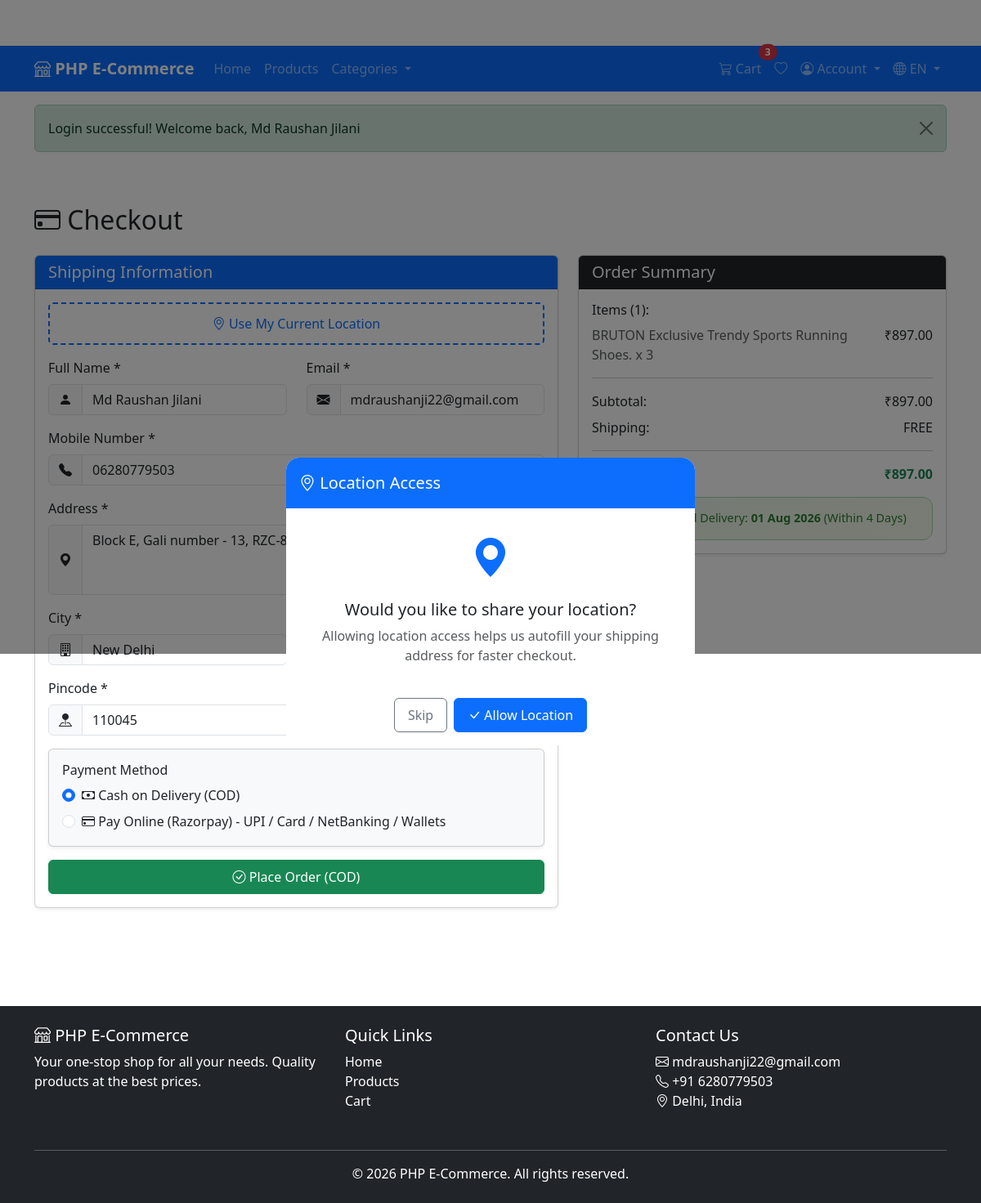
The page /checkout.php (signed in) on the database its author committed.
### tables this page shows
CREATE TABLE `users` (
  `id` int(11) NOT NULL,
  `name` varchar(100) NOT NULL,
  `email` varchar(100) NOT NULL,
  `mobile` varchar(15) NOT NULL,
  `password` varchar(255) NOT NULL,
  `address` text DEFAULT NULL,
  `city` varchar(50) DEFAULT NULL,
  `state` varchar(50) DEFAULT NULL,
  `pincode` varchar(10) DEFAULT NULL,
  `created_at` timestamp NOT NULL DEFAULT current_timestamp(),
  `updated_at` timestamp NOT NULL DEFAULT current_timestamp() ON UPDATE current_timestamp()
);

CREATE TABLE `cart` (
  `id` int(11) NOT NULL,
  `user_id` int(11) NOT NULL,
  `product_id` int(11) NOT NULL,
  `quantity` int(11) NOT NULL DEFAULT 1,
  `created_at` timestamp NOT NULL DEFAULT current_timestamp(),
  `updated_at` timestamp NOT NULL DEFAULT current_timestamp() ON UPDATE current_timestamp()
);

CREATE TABLE `products` (
  `id` int(11) NOT NULL,
  `category_id` int(11) NOT NULL,
  `title` varchar(255) NOT NULL,
  `image` varchar(255) DEFAULT NULL,
  `description` text DEFAULT NULL,
  `price` decimal(10,2) NOT NULL,
  `stock` int(11) NOT NULL DEFAULT 0,
  `status` enum('active','inactive') DEFAULT 'active',
  `created_at` timestamp NOT NULL DEFAULT current_timestamp(),
  `updated_at` timestamp NOT NULL DEFAULT current_timestamp() ON UPDATE current_timestamp()
);

### includes/functions.php (called while the page is built, shortened)
<?php
function formatPrice($price) {
    return '₹' . number_format($price, 2);
}
function getEstimatedDeliveryDate($fromDate = null) {
    $date = $fromDate ? new DateTime($fromDate) : new DateTime();
    $date->modify('+' . DELIVERY_DAYS . ' days');
    return $date;
}
function getEstimatedDeliveryDisplay($fromDate = null) {
    $deliveryDate = getEstimatedDeliveryDate($fromDate);
    return $deliveryDate->format('d M Y');
}
function loadTranslations($langCode = 'en') {
    $cacheKey = 'translations_' . $langCode;
    if (isset($_SESSION[$cacheKey])) {
        return $_SESSION[$cacheKey];
    }
    $translations = [];
    return $translations;
}
function getCurrentLang() {
    return $_SESSION['site_lang'] ?? 'en';
}
function t($key, $default = null) {
    $translations = loadTranslations(getCurrentLang());
    return $translations[$key] ?? $default ?? ucfirst(str_replace('_', ' ', $key));
}
?>

### checkout.php (the view, shortened to what this page needs)
<?php
require_once __DIR__ . '/includes/functions.php';
$db = getDB();
$userId = $_SESSION['user_id'];
$stmt = $db->prepare("
    SELECT c.id as cart_id, c.quantity, p.id as product_id, p.title, p.price, p.stock
    FROM cart c
    JOIN products p ON c.product_id = p.id
    WHERE c.user_id = ? AND p.status = 'active'
");
$stmt->execute([$userId]);
$cartItems = $stmt->fetchAll();
$subtotal = 0;
foreach ($cartItems as $item) {
    $subtotal += $item['price'] * $item['quantity'];
}
$shipping = $subtotal > 500 ? 0 : 50;
$total = $subtotal + $shipping;
$stmt = $db->prepare("SELECT * FROM users WHERE id = ?");
$stmt->execute([$userId]);
$user = $stmt->fetch();
require_once __DIR__ . '/includes/header.php';
?>
<div class="container my-5">
    <h2 class="mb-4"><i class="bi bi-credit-card"></i> <?php echo t('checkout', 'Checkout'); ?></h2>
    <div class="row">
        <div class="col-md-7">
            <div class="card mb-4">
                <div class="card-header bg-primary text-white">
                    <h5 class="mb-0"><?php echo t('shipping_info', 'Shipping Information'); ?></h5>
                </div>
                <div class="card-body">
                    <div class="mb-3">
                        <button type="button" class="btn btn-outline-primary w-100" id="useCurrentLocationBtn" onclick="useCurrentLocation()">
                            <i class="bi bi-geo-alt"></i> <?php echo t('use_current_location', 'Use My Current Location'); ?>
                        </button>
                    </div>
                    <form id="checkoutForm" method="POST" action="">
                        <div class="row">
                            <div class="col-md-6 mb-3">
                                <label for="name" class="form-label"><?php echo t('full_name', 'Full Name'); ?> *</label>
                                <div class="input-group">
                                    <span class="input-group-text"><i class="bi bi-person-fill"></i></span>
                                    <input type="text" class="form-control" id="name" name="name" required
                                           placeholder="Enter full name"
                                           value="<?php echo isset($_POST['name']) ? htmlspecialchars($_POST['name']) : htmlspecialchars($user['name']); ?>">
                                </div>
                            </div>
                            <div class="col-md-6 mb-3">
                                <label for="email" class="form-label"><?php echo t('email', 'Email'); ?> *</label>
                                <div class="input-group">
                                    <span class="input-group-text"><i class="bi bi-envelope-fill"></i></span>
                                    <input type="email" class="form-control" id="email" name="email" required
                                           placeholder="Enter email address"
                                           value="<?php echo isset($_POST['email']) ? htmlspecialchars($_POST['email']) : htmlspecialchars($user['email']); ?>">
                                </div>
                            </div>
                        </div>
                        <div class="mb-3">
                            <label for="mobile" class="form-label"><?php echo t('mobile_number', 'Mobile Number'); ?> *</label>
                            <div class="input-group">
                                <span class="input-group-text"><i class="bi bi-telephone-fill"></i></span>
                            </div>
                        </div>
                        <div class="mb-3">
                            <label for="address" class="form-label"><?php echo t('address', 'Address'); ?> *</label>
                            <div class="input-group">
                                <span class="input-group-text"><i class="bi bi-geo-alt-fill"></i></span>
                            </div>
                        </div>
                        <div class="row">
                            <div class="col-md-6 mb-3">
                                <label for="city" class="form-label"><?php echo t('city', 'City'); ?> *</label>
                                <div class="input-group">
                                    <span class="input-group-text"><i class="bi bi-building"></i></span>
                                    <input type="text" class="form-control" id="city" name="city" required
                                           placeholder="Enter city"
                                           value="<?php echo isset($_POST['city']) ? htmlspecialchars($_POST['city']) : htmlspecialchars($user['city'] ?? ''); ?>">
                                </div>
                            </div>
                            <div class="col-md-6 mb-3">
                                <label for="state" class="form-label"><?php echo t('state', 'State'); ?> *</label>
                                <div class="input-group">
                                    <span class="input-group-text"><i class="bi bi-map"></i></span>
                                </div>
                            </div>
                        </div>
                        <div class="mb-3">
                            <label for="pincode" class="form-label"><?php echo t('pincode', 'Pincode'); ?> *</label>
                            <div class="input-group">
                                <span class="input-group-text"><i class="bi bi-pin-map-fill"></i></span>
                            </div>
                        </div>
                        <div class="card bg-light mb-3">
                            <div class="card-body">
                                <h6><?php echo t('payment_method', 'Payment Method'); ?></h6>
                                <div class="form-check mb-2">
                                    <input class="form-check-input" type="radio" name="payment_method" id="cod" value="COD" checked onchange="togglePaymentMethod()">
                                    <label class="form-check-label" for="cod">
                                        <i class="bi bi-cash"></i> <?php echo t('cod', 'Cash on Delivery (COD)'); ?>
                                    </label>
                                </div>
                                <div class="form-check">
                                    <input class="form-check-input" type="radio" name="payment_method" id="razorpay" value="Razorpay" onchange="togglePaymentMethod()">
                                    <label class="form-check-label" for="razorpay">
                                        <i class="bi bi-credit-card"></i> <?php echo t('pay_online', 'Pay Online (Razorpay)'); ?> - UPI / Card / NetBanking / Wallets
                                    </label>
                                </div>
                            </div>
                        </div>
                        <button type="submit" id="codButton" class="btn btn-success w-100">
                            <i class="bi bi-check-circle"></i> <?php echo t('place_order', 'Place Order'); ?> (COD)
                        </button>
                    </form>
                </div>
            </div>
        </div>
        <div class="col-md-5">
            <div class="card">
                <div class="card-header bg-dark text-white">
                    <h5 class="mb-0"><?php echo t('order_summary', 'Order Summary'); ?></h5>
                </div>
                <div class="card-body">
                    <div class="mb-3">
                        <h6><?php echo t('items', 'Items'); ?> (<?php echo count($cartItems); ?>):</h6>
                        <?php foreach ($cartItems as $item): ?>
                        <div class="d-flex justify-content-between mb-2">
                            <span class="text-muted"><?php echo htmlspecialchars($item['title']); ?> x <?php echo $item['quantity']; ?></span>
                            <span><?php echo formatPrice($item['price'] * $item['quantity']); ?></span>
                        </div>
                        <?php endforeach; ?>
                    </div>
                    <hr>
                    <div class="d-flex justify-content-between mb-2">
                        <span><?php echo t('subtotal', 'Subtotal'); ?>:</span>
                        <span><?php echo formatPrice($subtotal); ?></span>
                    </div>
                    <div class="d-flex justify-content-between mb-2">
                        <span><?php echo t('shipping', 'Shipping'); ?>:</span>
                        <span><?php echo $shipping > 0 ? formatPrice($shipping) : t('free', 'FREE'); ?></span>
                    </div>
                    <hr>
                    <div class="d-flex justify-content-between">
                        <strong><?php echo t('total_amount', 'Total Amount'); ?>:</strong>
                        <strong class="text-success"><?php echo formatPrice($total); ?></strong>
                    </div>
                    <div class="delivery-badge w-100 justify-content-center mt-3">
                        <span class="delivery-icon"><i class="bi bi-truck"></i></span>
                        <span><?php echo t('estimated_delivery', 'Estimated Delivery'); ?>: <strong><?php echo getEstimatedDeliveryDisplay(); ?></strong> (Within <?php echo DELIVERY_DAYS; ?> Days)</span>
                    </div>
                </div>
            </div>
        </div>
    </div>
</div>
<?php require_once __DIR__ . '/includes/footer.php'; ?>

### assets/css/style.css (style rules this page uses)
:root { --primary-color: #0d6efd; --secondary-color: #6c757d; --success-color: #198754; --danger-color: #dc3545; }
body { font-family: 'Segoe UI', Tahoma, Geneva, Verdana, sans-serif; min-height: 100vh; display: flex; flex-direction: column; padding-top: 56px; }
.btn { border-radius: 0.375rem; padding: 0.5rem 1rem; font-weight: 500; }
.card { box-shadow: 0 0.125rem 0.25rem rgba(0, 0, 0, 0.075); }
#useCurrentLocationBtn { border-style: dashed; border-width: 2px; padding: 0.75rem; transition: all 0.3s ease; }
.delivery-badge { display: inline-flex; align-items: center; gap: 8px; background: linear-gradient(135deg, #e8f5e9, #f1f8e9); border: 1px solid #a5d6a7; border-radius: 12px; padding: 10px 16px; font-size: 0.9rem; color: #2e7d32; font-weight: 500; animation: fadeInUp 0.5s ease; }
.delivery-badge .delivery-icon { font-size: 1.3rem; }

### rows shown on the page
users: name "Md Raushan Jilani", email "mdraushanji22@gmail.com", city "New Delhi"
cart: product.title "BRUTON Exclusive Trendy Sports Running Shoes.", quantity "3", formatPrice($item['price'] * $item['quantity']) "₹897.00"

### other values the page prints
SITE_NAME "PHP E-Commerce"
t('home', 'Home') "Home"
t('products', 'Products') "Products"
t('categories', 'Categories') "Categories"
t('cart', 'Cart') "Cart"
$cartCount "3"
t('account', 'Account') "Account"
$currentLang "EN"
$flash['message'] "Login successful! Welcome back, Md Raushan Jilani"
t('checkout', 'Checkout') "Checkout"
t('shipping_info', 'Shipping Information') "Shipping Information"
t('use_current_location', 'Use My Current Location') "Use My Current Location"
t('full_name', 'Full Name') "Full Name"
t('email', 'Email') "Email"
t('mobile_number', 'Mobile Number') "Mobile Number"
